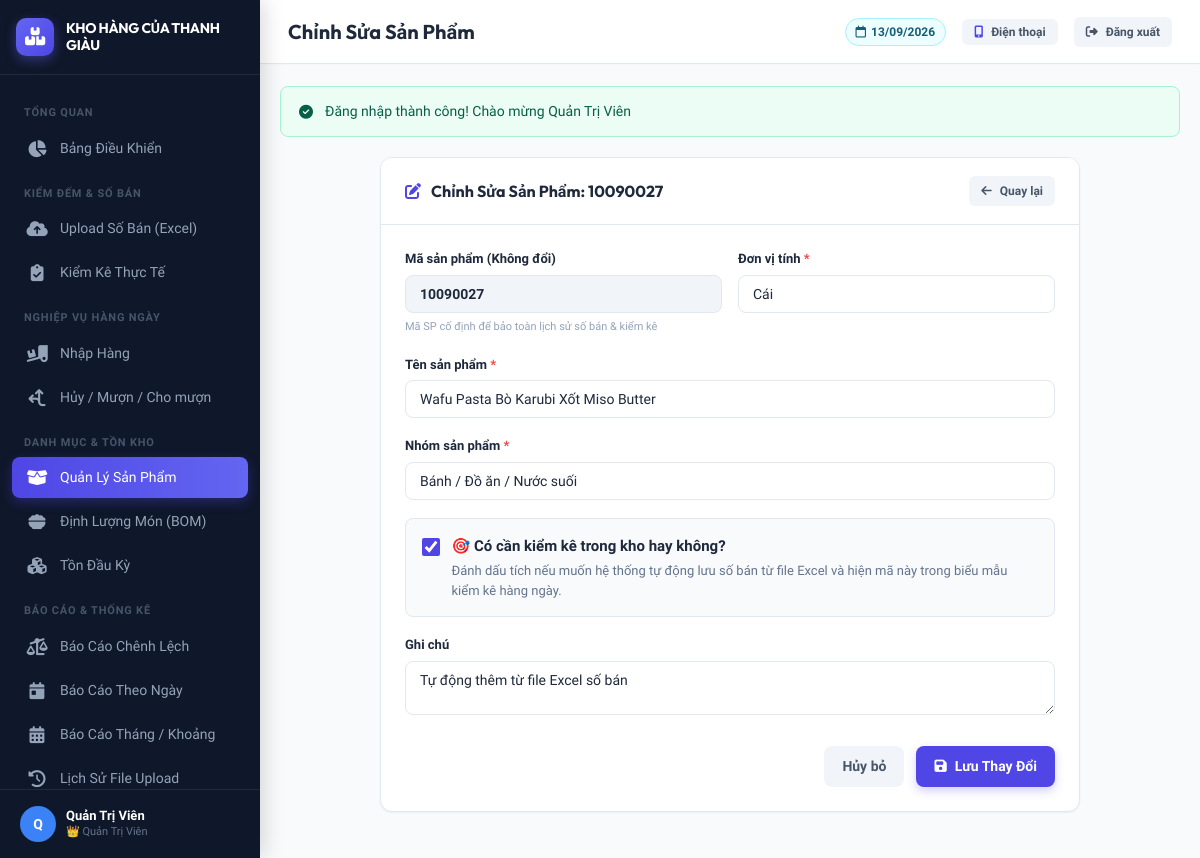
Page /sanpham/sua.php?id=154 (signed in) on the earlier database version.
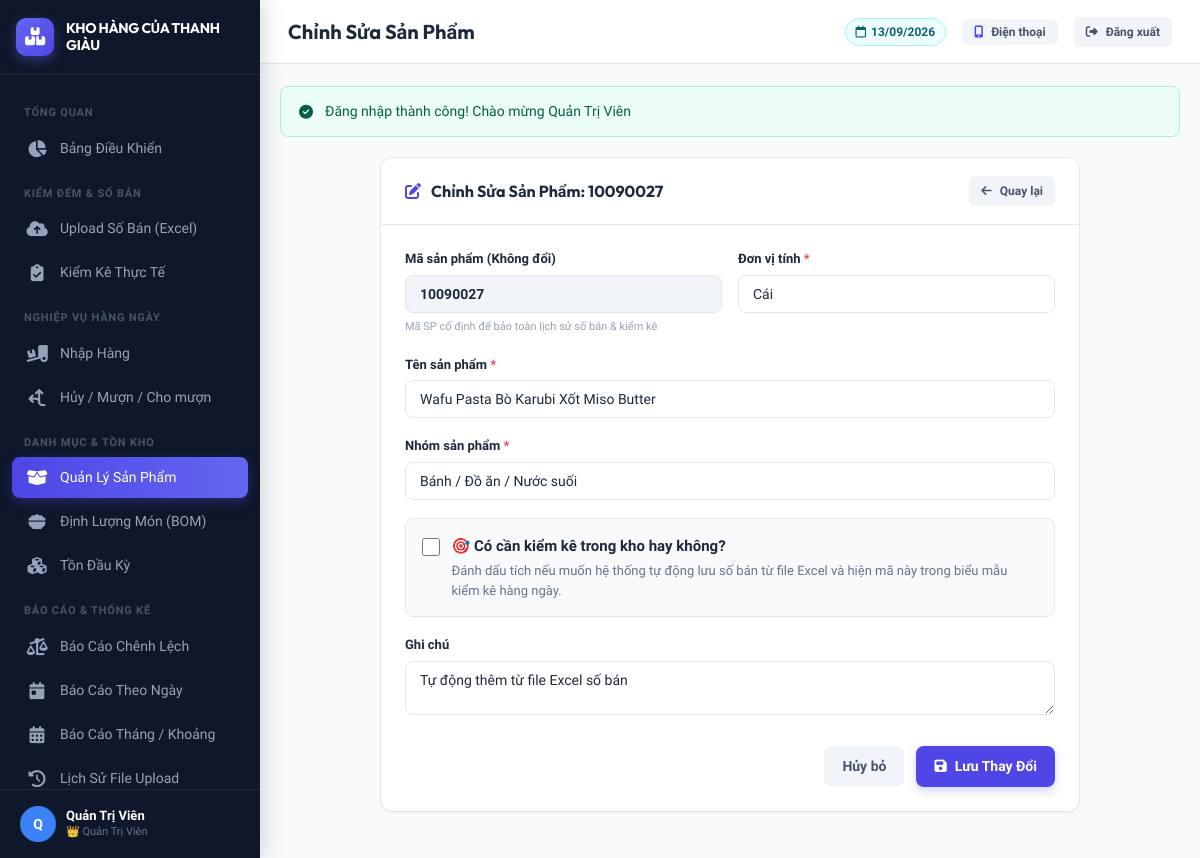
Same page on the later database version.
### tables this page shows
CREATE TABLE `san_pham` (
  `id` int(11) NOT NULL AUTO_INCREMENT,
  `ma_sp` varchar(50) NOT NULL,
  `ten_sp` varchar(255) NOT NULL,
  `nhom_sp` varchar(100) NOT NULL COMMENT 'B??nh, ????? ??n, N?????c su???i, ????? u???ng pha ch???...',
  `don_vi_tinh` varchar(50) NOT NULL DEFAULT 'C??i',
  `can_kiem_ke` tinyint(1) NOT NULL DEFAULT 1 COMMENT '1: C???n ki???m k??, 0: B??? qua khi ki???m k??',
  `trang_thai` tinyint(1) NOT NULL DEFAULT 1 COMMENT '1: Ho???t ?????ng, 0: ???? x??a m???m',
  `ghi_chu` text DEFAULT NULL,
  `created_at` datetime NOT NULL DEFAULT current_timestamp(),
  `updated_at` datetime DEFAULT NULL ON UPDATE current_timestamp(),
  PRIMARY KEY (`id`),
  UNIQUE KEY `ma_sp` (`ma_sp`),
  KEY `idx_ma_sp` (`ma_sp`),
  KEY `idx_can_kiem_ke` (`can_kiem_ke`),
  KEY `idx_trang_thai` (`trang_thai`)
);

### includes/auth.php (called while the page is built, shortened)
<?php
function currentUser() {
    if (isset($_SESSION['user_id'])) {
        return [
            'id' => $_SESSION['user_id'],
            'username' => $_SESSION['username'] ?? '',
            'ho_ten' => !empty($_SESSION['ho_ten']) ? $_SESSION['ho_ten'] : 'Quản Trị Viên',
            'vai_tro' => $_SESSION['vai_tro'] ?? 'admin'
        ];
    }
    return null;
}

### includes/functions.php (called while the page is built, shortened)
<?php
function getFlash() {
    if (isset($_SESSION['flash'])) {
        $f = $_SESSION['flash'];
        return $f;
    }
    return null;
}

### sanpham/sua.php (the view, shortened to what this page needs)
<?php
require_once __DIR__ . '/../includes/functions.php';
require_once __DIR__ . '/../includes/auth.php';
$pageTitle = "Chỉnh Sửa Sản Phẩm";
$db = getDB();
$id = (int)($_GET['id'] ?? 0);
$stmt = $db->prepare("SELECT * FROM san_pham WHERE id = :id LIMIT 1");
$stmt->execute(['id' => $id]);
$sanPham = $stmt->fetch();
include __DIR__ . '/../includes/header.php';
?>
<div style="max-width: 700px; margin: 0 auto;">
    <div class="card">
        <div class="card-header">
            <h2 class="card-title">
                <i class="fa-solid fa-pen-to-square" style="color: var(--primary);"></i>
                Chỉnh Sửa Sản Phẩm: <?= htmlspecialchars($sanPham['ma_sp']) ?>
            </h2>
            <a href="<?= BASE_URL ?>/sanpham/danh_sach.php" class="btn btn-secondary btn-sm">
                <i class="fa-solid fa-arrow-left"></i> Quay lại
            </a>
        </div>
        <div class="card-body">
            <form method="POST" action="">
                <div style="display: grid; grid-template-columns: 1fr 1fr; gap: 16px;">
                    <div class="form-group">
                        <label class="form-label">Mã sản phẩm (Không đổi)</label>
                        <input type="text" class="form-control" value="<?= htmlspecialchars($sanPham['ma_sp']) ?>" disabled style="background: #f1f5f9; font-weight: 700;">
                        <small style="font-size: 11px; color: var(--text-muted);">Mã SP cố định để bảo toàn lịch sử số bán & kiểm kê</small>
                    </div>
                    <div class="form-group">
                        <label class="form-label" for="don_vi_tinh">Đơn vị tính <span style="color: var(--danger);">*</span></label>
                        <input type="text" id="don_vi_tinh" name="don_vi_tinh" class="form-control" required value="<?= htmlspecialchars($_POST['don_vi_tinh'] ?? $sanPham['don_vi_tinh']) ?>">
                    </div>
                </div>
                <div class="form-group">
                    <label class="form-label" for="ten_sp">Tên sản phẩm <span style="color: var(--danger);">*</span></label>
                    <input type="text" id="ten_sp" name="ten_sp" class="form-control" required value="<?= htmlspecialchars($_POST['ten_sp'] ?? $sanPham['ten_sp']) ?>">
                </div>
                <div class="form-group">
                    <label class="form-label" for="nhom_sp">Nhóm sản phẩm <span style="color: var(--danger);">*</span></label>
                    <input type="text" id="nhom_sp" name="nhom_sp" class="form-control" required value="<?= htmlspecialchars($_POST['nhom_sp'] ?? $sanPham['nhom_sp']) ?>">
                </div>
                <div class="form-group" style="background: var(--bg-main); border: 1px solid var(--border-color); border-radius: var(--border-radius-sm); padding: 16px; margin-top: 10px;">
                    <label style="display: flex; align-items: flex-start; gap: 12px; cursor: pointer;">
                        <input type="checkbox" name="can_kiem_ke" value="1" <?= (isset($_POST['can_kiem_ke']) ? $_POST['can_kiem_ke'] : $sanPham['can_kiem_ke']) == 1 ? 'checked' : '' ?> style="width: 20px; height: 20px; margin-top: 2px; accent-color: var(--primary);">
                        <div>
                            <div style="font-weight: 700; color: var(--text-primary); font-size: 15px;">
                                🎯 Có cần kiểm kê trong kho hay không?
                            </div>
                            <div style="font-size: 13px; color: var(--text-secondary); margin-top: 4px;">
                                Đánh dấu tích nếu muốn hệ thống tự động lưu số bán từ file Excel và hiện mã này trong biểu mẫu kiểm kê hàng ngày.
                            </div>
                        </div>
                    </label>
                </div>
                <div class="form-group">
                    <label class="form-label" for="ghi_chu">Ghi chú</label>
                    <textarea id="ghi_chu" name="ghi_chu" class="form-control" rows="2"><?= htmlspecialchars($_POST['ghi_chu'] ?? $sanPham['ghi_chu']) ?></textarea>
                </div>
                <div style="display: flex; justify-content: flex-end; gap: 12px; margin-top: 24px;">
                    <a href="<?= BASE_URL ?>/sanpham/danh_sach.php" class="btn btn-secondary">Hủy bỏ</a>
                    <button type="submit" class="btn btn-primary">
                        <i class="fa-solid fa-floppy-disk"></i> Lưu Thay Đổi
                    </button>
                </div>
            </form>
        </div>
    </div>
</div>
<?php include __DIR__ . '/../includes/footer.php'; ?>

### includes/header.php (shortened to what this page needs)
<?php
$user = currentUser();
?>
<!DOCTYPE html>
<html lang="vi">
<head>
    <link rel="stylesheet" href="https://cdnjs.cloudflare.com/ajax/libs/font-awesome/6.5.1/css/all.min.css">
    <link rel="stylesheet" href="<?= BASE_URL ?>/assets/css/style.css?v=<?= time() ?>">
    <link rel="stylesheet" href="<?= BASE_URL ?>/assets/css/responsive.css?v=<?= time() ?>">
    <link rel="stylesheet" href="<?= BASE_URL ?>/assets/css/searchable-select.css?v=<?= time() ?>">
</head>
<body>
<div class="app-container">
    <?php include __DIR__ . '/sidebar.php'; ?>
    <div class="main-wrapper">
        <header class="topbar">
            <div class="topbar-left">
                <h1 class="page-title"><?= htmlspecialchars($pageTitle ?? 'Quản Lý Kho') ?></h1>
            </div>
            <div class="topbar-right">
                <div class="badge badge-info topbar-date-badge">
                    <i class="fa-regular fa-calendar"></i> <span class="date-text"><?= date('d/m/Y') ?></span>
                </div>
                <button type="button" class="btn btn-secondary btn-sm topbar-mobile-btn" onclick="openModal('modal-mobile-qr')" title="Kết nối điện thoại">
                    <i class="fa-solid fa-mobile-screen-button" style="color: var(--primary);"></i> <span class="mobile-text">Điện thoại</span>
                </button>
                <a href="<?= BASE_URL ?>/logout.php" class="btn btn-secondary btn-sm topbar-logout-btn" title="Đăng xuất">
                    <i class="fa-solid fa-right-from-bracket"></i> <span class="logout-text">Đăng xuất</span>
                </a>
            </div>
        </header>
        <main class="content-body">
            <?php $flash = getFlash(); if ($flash): ?>
                <div class="alert alert-<?= $flash['type'] ?>">
                    <i class="fa-solid <?= $flash['type'] === 'success' ? 'fa-circle-check' : ($flash['type'] === 'warning' ? 'fa-triangle-exclamation' : 'fa-circle-exclamation') ?>"></i>
                    <span><?= htmlspecialchars($flash['message']) ?></span>
                </div>
            <?php endif; ?>

### includes/sidebar.php (shortened to what this page needs)
<?php
$currentScript = $_SERVER['SCRIPT_NAME'] ?? '';
?>
<aside class="sidebar" id="sidebar">
    <div class="sidebar-brand">
        <div class="brand-content">
            <div class="logo-icon">
                <i class="fa-solid fa-boxes-stacked"></i>
            </div>
            <div class="brand-title">KHO HÀNG CỦA THANH GIÀU</div>
        </div>
    </div>
    <ul class="sidebar-menu">
        <li class="menu-category">Tổng Quan</li>
        <li class="menu-item <?= strpos($currentScript, 'dashboard.php') !== false ? 'active' : '' ?>">
            <a href="<?= BASE_URL ?>/dashboard.php">
                <i class="fa-solid fa-chart-pie"></i>
                <span>Bảng Điều Khiển</span>
            </a>
        </li>
        <li class="menu-category">Kiểm Đếm & Số Bán</li>
        <li class="menu-item <?= strpos($currentScript, 'soban/upload.php') !== false ? 'active' : '' ?>">
            <a href="<?= BASE_URL ?>/soban/upload.php">
                <i class="fa-solid fa-cloud-arrow-up"></i>
                <span>Upload Số Bán (Excel)</span>
            </a>
        </li>
        <li class="menu-item <?= strpos($currentScript, 'kiemke/kiem_ke.php') !== false ? 'active' : '' ?>">
            <a href="<?= BASE_URL ?>/kiemke/kiem_ke.php">
                <i class="fa-solid fa-clipboard-check"></i>
                <span>Kiểm Kê Thực Tế</span>
            </a>
        </li>
        <li class="menu-category">Nghiệp Vụ Hàng Ngày</li>
        <li class="menu-item <?= strpos($currentScript, 'nhaphang') !== false ? 'active' : '' ?>">
            <a href="<?= BASE_URL ?>/nhaphang/danh_sach.php">
                <i class="fa-solid fa-truck-ramp-box"></i>
                <span>Nhập Hàng</span>
            </a>
        </li>
        <li class="menu-item <?= strpos($currentScript, 'dieuchinh') !== false ? 'active' : '' ?>">
            <a href="<?= BASE_URL ?>/dieuchinh/danh_sach.php">
                <i class="fa-solid fa-arrows-split-up-and-left"></i>
                <span>Hủy / Mượn / Cho mượn</span>
            </a>
        </li>
        <li class="menu-category">Danh Mục & Tồn Kho</li>
        <li class="menu-item <?= strpos($currentScript, 'sanpham') !== false ? 'active' : '' ?>">
            <a href="<?= BASE_URL ?>/sanpham/danh_sach.php">
                <i class="fa-solid fa-box-open"></i>
                <span>Quản Lý Sản Phẩm</span>
            </a>
        </li>
        <li class="menu-item <?= strpos($currentScript, 'dinhluong') !== false ? 'active' : '' ?>">
            <a href="<?= BASE_URL ?>/dinhluong/danh_sach.php">
                <i class="fa-solid fa-bowl-food"></i>
                <span>Định Lượng Món (BOM)</span>
            </a>
        </li>
        <li class="menu-item <?= strpos($currentScript, 'ton_dau') !== false ? 'active' : '' ?>">
            <a href="<?= BASE_URL ?>/ton_dau/danh_sach.php">
                <i class="fa-solid fa-cubes"></i>
                <span>Tồn Đầu Kỳ</span>
            </a>
        </li>
        <li class="menu-category">Báo Cáo & Thống Kê</li>
        <li class="menu-item <?= strpos($currentScript, 'baocao/chenh_lech.php') !== false ? 'active' : '' ?>">
            <a href="<?= BASE_URL ?>/baocao/chenh_lech.php">
                <i class="fa-solid fa-scale-unbalanced"></i>
                <span>Báo Cáo Chênh Lệch</span>
            </a>
        </li>
        <li class="menu-item <?= strpos($currentScript, 'baocao/bao_cao_ngay.php') !== false ? 'active' : '' ?>">
            <a href="<?= BASE_URL ?>/baocao/bao_cao_ngay.php">
                <i class="fa-solid fa-calendar-day"></i>
                <span>Báo Cáo Theo Ngày</span>
            </a>
        </li>
        <li class="menu-item <?= strpos($currentScript, 'baocao/bao_cao_thang.php') !== false ? 'active' : '' ?>">
            <a href="<?= BASE_URL ?>/baocao/bao_cao_thang.php">
                <i class="fa-solid fa-calendar-days"></i>
                <span>Báo Cáo Tháng / Khoảng</span>
            </a>
        </li>
        <li class="menu-item <?= strpos($currentScript, 'soban/lich_su.php') !== false ? 'active' : '' ?>">
            <a href="<?= BASE_URL ?>/soban/lich_su.php">
                <i class="fa-solid fa-clock-rotate-left"></i>
                <span>Lịch Sử File Upload</span>
            </a>
        </li>
    </ul>
    <div class="sidebar-footer">
        <div class="user-badge">
            <div class="user-avatar">
                <?= mb_strtoupper(mb_substr($user['ho_ten'] ?? 'AD', 0, 1, 'UTF-8'), 'UTF-8') ?>
            </div>
            <div class="user-info">
                <div class="user-name"><?= htmlspecialchars($user['ho_ten'] ?? 'Quản trị viên') ?></div>
                <div class="user-role"><?= ($user['vai_tro'] ?? '') === 'admin' ? '👑 Quản Trị Viên' : 'Nhân viên' ?></div>
            </div>
        </div>
    </div>
</aside>

### includes/footer.php (shortened to what this page needs)
        </main>
    </div>
</div>
</body>
</html>

### assets/css/responsive.css (style rules this page uses)
@media (max-width: 1280px) { .content-body { padding: 22px 20px; } }

Differences in the rows shown:
changed san_pham "Cái": can_kiem_ke "☑" → "☐"
